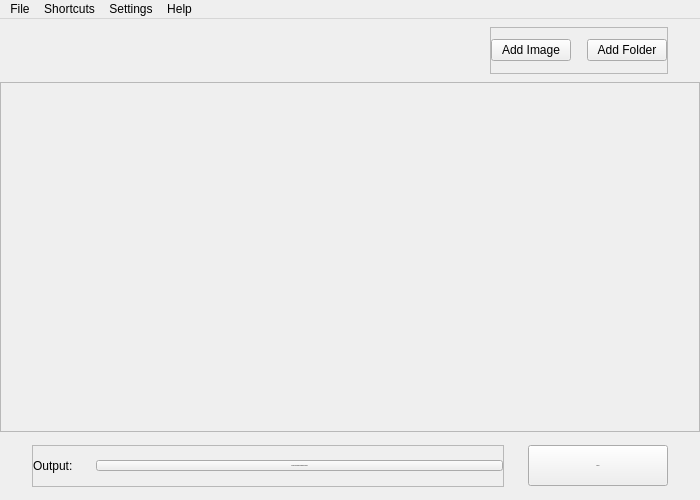
<?xml version="1.0" encoding="UTF-8"?>
<ui version="4.0">
 <class>ConUtil</class>
 <widget class="QMainWindow" name="ConUtil">
  <property name="geometry">
   <rect>
    <x>0</x>
    <y>0</y>
    <width>700</width>
    <height>500</height>
   </rect>
  </property>
  <property name="minimumSize">
   <size>
    <width>700</width>
    <height>500</height>
   </size>
  </property>
  <property name="windowTitle">
   <string>ConUtil</string>
  </property>
  <property name="windowIcon">
   <iconset resource="../qrc/resources.qrc">
    <normaloff>:/Icons/icons/icon.ico</normaloff>:/Icons/icons/icon.ico</iconset>
  </property>
  <property name="styleSheet">
   <string notr="true">* {
	font-family: Chivo;
	font-weight: 400;
	border: 0;
}

QToolTip {
    border: 2px solid darkkhaki;
}

QLabel {
	color: white;
	font-size: 14px;
}

QPushButton {
	color: white;
	background-color: transparent;
	font-size: 16px;
	font-weight: 500;
	padding: 8px 16px;
	border-radius: 20px;
}

QPushButton:hover {
	background-color: #EE3F2F;
}

QScrollBar:vertical {
	background-color: rgba(255, 255, 255, 10%);
	width: 18px;
	padding: 12px 4px;
}

QScrollBar::handle:vertical {
	background-color: rgba(255, 255, 255, 90%);
	min-height: 40px;
	border-radius: 5px;
}

QScrollBar::add-line:vertical {
	background: none;
	height: 0;
	subcontrol-position: bottom;
	subcontrol-origin: margin;
}

QScrollBar::sub-line:vertical {
	background: none;
	height: 0;
	subcontrol-position: top;
	subcontrol-origin: margin;
}

QScrollBar::add-page:vertical, QScrollBar::sub-page:vertical {
	background: none;
}

#scrollArea {
	background-color: transparent;
}

#scrollAreaWidgetContents_Main &gt; QFrame {
	border-radius: 4px;
}

#scrollAreaWidgetContents_Main &gt; QFrame:hover {
	background-color: rgba(255, 255, 255, 10%);
}

#centralwidget {
	background-color: #0D0A09;
}

#widget_Header {
	border-bottom: 1px solid rgba(237, 63, 47, 50%);
}

#widget_Footer {
	border-top: 1px solid rgba(237, 63, 47, 50%);
}

#pushButton_SetOutputPath {
	color: white;
	background-color: transparent;
	font-size: 14px;
	font-weight: 400;
	text-align: left;
	padding: 6px 12px;
	border: 2px solid #EE3F2F;
	border-radius: 4px;
}

#pushButton_SetOutputPath:hover {
	background-color: rgba(237, 63, 47, 10%);
}

#pushButton_Export {
	color: white;
	background: qlineargradient(spread:pad, x1:0, y1:0, x2:1, y2:0, stop:0 rgba(238, 63, 47, 255), stop:1 rgba(249, 123, 112, 255));
	font-size: 16px;
	font-weight: 500;
	padding: 8px 16px;
	border-radius: 20px;
}

#pushButton_Export:hover {
	background: qlineargradient(spread:pad, x1:0, y1:0, x2:1, y2:0, stop:0 rgba(249, 123, 112, 255), stop:1 rgba(238, 63, 47, 255));
}</string>
  </property>
  <widget class="QWidget" name="centralwidget">
   <layout class="QVBoxLayout" name="verticalLayout">
    <property name="spacing">
     <number>0</number>
    </property>
    <property name="leftMargin">
     <number>0</number>
    </property>
    <property name="topMargin">
     <number>0</number>
    </property>
    <property name="rightMargin">
     <number>0</number>
    </property>
    <property name="bottomMargin">
     <number>0</number>
    </property>
    <item>
     <widget class="QWidget" name="widget_Header" native="true">
      <property name="minimumSize">
       <size>
        <width>0</width>
        <height>63</height>
       </size>
      </property>
      <property name="maximumSize">
       <size>
        <width>16777215</width>
        <height>63</height>
       </size>
      </property>
      <property name="styleSheet">
       <string notr="true"/>
      </property>
      <layout class="QHBoxLayout" name="horizontalLayout">
       <property name="spacing">
        <number>0</number>
       </property>
       <property name="leftMargin">
        <number>32</number>
       </property>
       <property name="topMargin">
        <number>8</number>
       </property>
       <property name="rightMargin">
        <number>32</number>
       </property>
       <property name="bottomMargin">
        <number>8</number>
       </property>
       <item>
        <widget class="QLabel" name="label_Logo">
         <property name="minimumSize">
          <size>
           <width>97</width>
           <height>0</height>
          </size>
         </property>
         <property name="styleSheet">
          <string notr="true">image: url(:/Images/images/logo.png);</string>
         </property>
         <property name="text">
          <string/>
         </property>
        </widget>
       </item>
       <item>
        <spacer name="horizontalSpacer">
         <property name="orientation">
          <enum>Qt::Horizontal</enum>
         </property>
         <property name="sizeHint" stdset="0">
          <size>
           <width>40</width>
           <height>20</height>
          </size>
         </property>
        </spacer>
       </item>
       <item>
        <widget class="QFrame" name="frame_Header_Right">
         <property name="frameShape">
          <enum>QFrame::StyledPanel</enum>
         </property>
         <property name="frameShadow">
          <enum>QFrame::Raised</enum>
         </property>
         <layout class="QHBoxLayout" name="horizontalLayout_2">
          <property name="spacing">
           <number>16</number>
          </property>
          <property name="leftMargin">
           <number>0</number>
          </property>
          <property name="topMargin">
           <number>0</number>
          </property>
          <property name="rightMargin">
           <number>0</number>
          </property>
          <property name="bottomMargin">
           <number>0</number>
          </property>
          <item>
           <widget class="QPushButton" name="pushButton_AddImage">
            <property name="cursor">
             <cursorShape>PointingHandCursor</cursorShape>
            </property>
            <property name="text">
             <string>Add Image</string>
            </property>
            <property name="icon">
             <iconset resource="../qrc/resources.qrc">
              <normaloff>:/Icons/icons/image-plus-white.svg</normaloff>:/Icons/icons/image-plus-white.svg</iconset>
            </property>
            <property name="iconSize">
             <size>
              <width>24</width>
              <height>24</height>
             </size>
            </property>
           </widget>
          </item>
          <item>
           <widget class="QPushButton" name="pushButton_AddFolder">
            <property name="cursor">
             <cursorShape>PointingHandCursor</cursorShape>
            </property>
            <property name="text">
             <string>Add Folder</string>
            </property>
            <property name="icon">
             <iconset resource="../qrc/resources.qrc">
              <normaloff>:/Icons/icons/folder-plus-white.svg</normaloff>:/Icons/icons/folder-plus-white.svg</iconset>
            </property>
            <property name="iconSize">
             <size>
              <width>24</width>
              <height>24</height>
             </size>
            </property>
           </widget>
          </item>
         </layout>
        </widget>
       </item>
      </layout>
     </widget>
    </item>
    <item>
     <widget class="QScrollArea" name="scrollArea">
      <property name="minimumSize">
       <size>
        <width>0</width>
        <height>50</height>
       </size>
      </property>
      <property name="styleSheet">
       <string notr="true"/>
      </property>
      <property name="verticalScrollBarPolicy">
       <enum>Qt::ScrollBarAsNeeded</enum>
      </property>
      <property name="horizontalScrollBarPolicy">
       <enum>Qt::ScrollBarAlwaysOff</enum>
      </property>
      <property name="widgetResizable">
       <bool>true</bool>
      </property>
      <widget class="QWidget" name="scrollAreaWidgetContents_Main">
       <property name="geometry">
        <rect>
         <x>0</x>
         <y>0</y>
         <width>700</width>
         <height>344</height>
        </rect>
       </property>
       <layout class="QGridLayout" name="gridLayout_Main" columnstretch="0">
        <property name="leftMargin">
         <number>32</number>
        </property>
        <property name="topMargin">
         <number>24</number>
        </property>
        <property name="rightMargin">
         <number>32</number>
        </property>
        <property name="bottomMargin">
         <number>24</number>
        </property>
        <property name="spacing">
         <number>10</number>
        </property>
       </layout>
      </widget>
     </widget>
    </item>
    <item>
     <widget class="QWidget" name="widget_Footer" native="true">
      <property name="minimumSize">
       <size>
        <width>0</width>
        <height>68</height>
       </size>
      </property>
      <property name="maximumSize">
       <size>
        <width>16777215</width>
        <height>68</height>
       </size>
      </property>
      <property name="styleSheet">
       <string notr="true"/>
      </property>
      <layout class="QHBoxLayout" name="horizontalLayout_3">
       <property name="spacing">
        <number>24</number>
       </property>
       <property name="leftMargin">
        <number>32</number>
       </property>
       <property name="topMargin">
        <number>13</number>
       </property>
       <property name="rightMargin">
        <number>32</number>
       </property>
       <property name="bottomMargin">
        <number>13</number>
       </property>
       <item>
        <widget class="QFrame" name="frame_Footer_Left">
         <property name="frameShape">
          <enum>QFrame::StyledPanel</enum>
         </property>
         <property name="frameShadow">
          <enum>QFrame::Raised</enum>
         </property>
         <layout class="QHBoxLayout" name="horizontalLayout_4">
          <property name="spacing">
           <number>12</number>
          </property>
          <property name="leftMargin">
           <number>0</number>
          </property>
          <property name="topMargin">
           <number>0</number>
          </property>
          <property name="rightMargin">
           <number>0</number>
          </property>
          <property name="bottomMargin">
           <number>0</number>
          </property>
          <item>
           <widget class="QLabel" name="label_Output">
            <property name="maximumSize">
             <size>
              <width>51</width>
              <height>16777215</height>
             </size>
            </property>
            <property name="styleSheet">
             <string notr="true"/>
            </property>
            <property name="text">
             <string>Output:</string>
            </property>
           </widget>
          </item>
          <item>
           <widget class="QPushButton" name="pushButton_SetOutputPath">
            <property name="font">
             <font>
              <family>Chivo</family>
              <pointsize>-1</pointsize>
              <weight>50</weight>
              <bold>false</bold>
             </font>
            </property>
            <property name="cursor">
             <cursorShape>PointingHandCursor</cursorShape>
            </property>
            <property name="text">
             <string>C:Users\Ahmed\Documents\ConUtil</string>
            </property>
            <property name="icon">
             <iconset resource="../qrc/resources.qrc">
              <normaloff>:/Icons/icons/folder-input-white.svg</normaloff>:/Icons/icons/folder-input-white.svg</iconset>
            </property>
            <property name="iconSize">
             <size>
              <width>24</width>
              <height>24</height>
             </size>
            </property>
           </widget>
          </item>
         </layout>
        </widget>
       </item>
       <item>
        <widget class="QPushButton" name="pushButton_Export">
         <property name="minimumSize">
          <size>
           <width>140</width>
           <height>41</height>
          </size>
         </property>
         <property name="maximumSize">
          <size>
           <width>114</width>
           <height>16777215</height>
          </size>
         </property>
         <property name="font">
          <font>
           <family>Chivo</family>
           <pointsize>-1</pointsize>
           <weight>62</weight>
           <bold>true</bold>
          </font>
         </property>
         <property name="cursor">
          <cursorShape>PointingHandCursor</cursorShape>
         </property>
         <property name="styleSheet">
          <string notr="true"/>
         </property>
         <property name="text">
          <string>Export</string>
         </property>
        </widget>
       </item>
      </layout>
     </widget>
    </item>
   </layout>
  </widget>
  <widget class="QMenuBar" name="menubar">
   <property name="geometry">
    <rect>
     <x>0</x>
     <y>0</y>
     <width>700</width>
     <height>25</height>
    </rect>
   </property>
   <widget class="QMenu" name="menufile">
    <property name="title">
     <string>File</string>
    </property>
    <addaction name="action_AddImage"/>
    <addaction name="action_AddFolder"/>
    <addaction name="action_Export"/>
    <addaction name="separator"/>
    <addaction name="action_Quit"/>
   </widget>
   <widget class="QMenu" name="menuShortcuts">
    <property name="title">
     <string>Shortcuts</string>
    </property>
    <addaction name="action_KeyboardShortcuts"/>
   </widget>
   <widget class="QMenu" name="menuAbout">
    <property name="title">
     <string>Help</string>
    </property>
    <addaction name="action_About"/>
    <addaction name="action_ConUtilWebsite"/>
   </widget>
   <widget class="QMenu" name="menuSettings">
    <property name="title">
     <string>Settings</string>
    </property>
    <addaction name="action_ConUtilSettings"/>
   </widget>
   <addaction name="menufile"/>
   <addaction name="menuShortcuts"/>
   <addaction name="menuSettings"/>
   <addaction name="menuAbout"/>
  </widget>
  <action name="action_AddImage">
   <property name="icon">
    <iconset resource="../qrc/resources.qrc">
     <normaloff>:/Icons/icons/image-plus.svg</normaloff>:/Icons/icons/image-plus.svg</iconset>
   </property>
   <property name="text">
    <string>Add Image</string>
   </property>
   <property name="shortcut">
    <string>Ctrl+O</string>
   </property>
  </action>
  <action name="action_AddFolder">
   <property name="icon">
    <iconset resource="../qrc/resources.qrc">
     <normaloff>:/Icons/icons/folder-plus.svg</normaloff>:/Icons/icons/folder-plus.svg</iconset>
   </property>
   <property name="text">
    <string>Add Folder</string>
   </property>
   <property name="shortcut">
    <string>Ctrl+F</string>
   </property>
  </action>
  <action name="action_About">
   <property name="icon">
    <iconset resource="../qrc/resources.qrc">
     <normaloff>:/Icons/icons/info.svg</normaloff>:/Icons/icons/info.svg</iconset>
   </property>
   <property name="text">
    <string>About</string>
   </property>
   <property name="shortcut">
    <string>F1</string>
   </property>
  </action>
  <action name="action_ConUtilWebsite">
   <property name="icon">
    <iconset resource="../qrc/resources.qrc">
     <normaloff>:/Icons/icons/globe.svg</normaloff>:/Icons/icons/globe.svg</iconset>
   </property>
   <property name="text">
    <string>ConUtil Website</string>
   </property>
   <property name="shortcut">
    <string>Ctrl+W</string>
   </property>
  </action>
  <action name="action_KeyboardShortcuts">
   <property name="icon">
    <iconset resource="../qrc/resources.qrc">
     <normaloff>:/Icons/icons/keyboard.svg</normaloff>:/Icons/icons/keyboard.svg</iconset>
   </property>
   <property name="text">
    <string>Keyboard Shortcuts</string>
   </property>
   <property name="shortcut">
    <string>Ctrl+K</string>
   </property>
  </action>
  <action name="action_Quit">
   <property name="icon">
    <iconset resource="../qrc/resources.qrc">
     <normaloff>:/Icons/icons/power.svg</normaloff>:/Icons/icons/power.svg</iconset>
   </property>
   <property name="text">
    <string>Quit</string>
   </property>
   <property name="shortcut">
    <string>Ctrl+Q</string>
   </property>
  </action>
  <action name="action_ConUtilSettings">
   <property name="icon">
    <iconset resource="../qrc/resources.qrc">
     <normaloff>:/Icons/icons/settings.svg</normaloff>:/Icons/icons/settings.svg</iconset>
   </property>
   <property name="text">
    <string>ConUtil Settings</string>
   </property>
   <property name="shortcut">
    <string>Ctrl+I</string>
   </property>
  </action>
  <action name="action_Export">
   <property name="icon">
    <iconset resource="../qrc/resources.qrc">
     <normaloff>:/Icons/icons/folder-input.svg</normaloff>:/Icons/icons/folder-input.svg</iconset>
   </property>
   <property name="text">
    <string>Export</string>
   </property>
   <property name="shortcut">
    <string>Ctrl+E</string>
   </property>
  </action>
 </widget>
 <resources>
  <include location="../qrc/resources.qrc"/>
 </resources>
 <connections/>
</ui>
